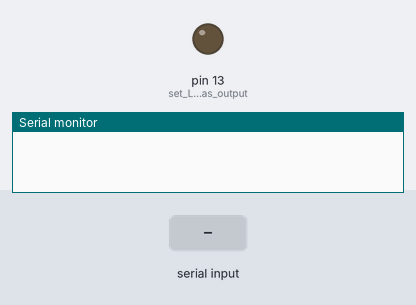
Simulated run of this sketch. Board: Arduino Uno, built with avr-gcc and run on an emulated ATmega328P. Shown: output pins drawn as LEDs (lit = HIGH), the last lines printed to the serial monitor. Inputs (shaded band) come from the test bench.

Above: at 1.2 s.
1.3 s: "1" received over Serial
At 2.2 s:
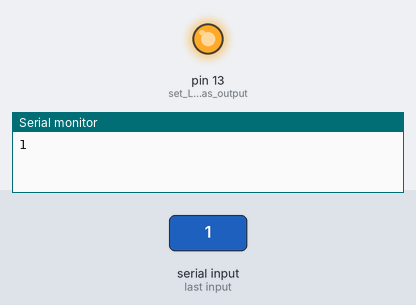
Timing chart, 0 to 4.3 s (numbered marks = the images above; inputs shaded):
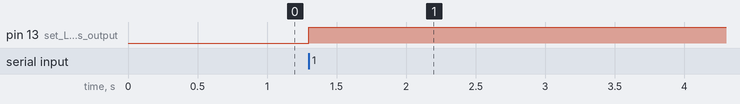

The sketch:

serial_spammerv2.ino
```cpp
#define RDWR

#include "SoftwareSerial.h"

const byte RX_PIN1 = 7;
const byte TX_PIN1 = 8;
const byte CTL_PIN1 = 4;   // is used to turn RO/DI pins on RS232 to TTL converter

const byte RX_PIN2 = 12;
const byte TX_PIN2 = 13;
const byte CTL_PIN2 = 10;

template<typename SerialType>
void serial_flush(SerialType serial) {
  while (serial.available()) serial.read();
}

void setup() {
  Serial.begin(9600);

  pinMode(13, OUTPUT);      // set LED pin as output
  digitalWrite(13, LOW);    // switch off LED pin
}

#ifdef RDWR
void loop() {
  while (Serial.available() > 0) {
    digitalWrite(13, HIGH);
    char rxbyte;
    Serial.readBytes(&rxbyte, 1);
    Serial.write(rxbyte);
  }
}
#endif
```

Measured:
- after the input at 1.3 s, pin 13 (set_LED_pin_as_output): LOW → HIGH at once
